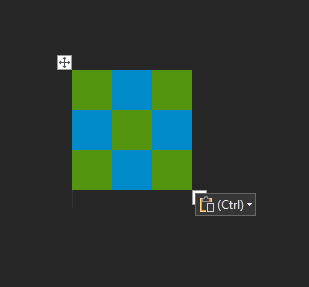
#> input picture Images/excel.png, 309 x 287 px, found by its file name
$ python cube_detector.py
#> lines starting #> are read from the running program, lines starting #| are printed output that depends on the picture; after the words box and inside, x2 and y2 are one past the last pixel; in counts of white or black regions, pixels touching at a corner belong together
#> further down, image is the input picture: shape (287, 309, 3); mean B, G, R 48.9, 56.5, 40.6
import os

import cv2
import numpy as np


def display(img):
    # img = cv2.resize(img, (0, 0), fx=0.25, fy=0.25)
    cv2.imshow("edges", img)
    cv2.waitKey(0)


def histogram_equalize(img):
    b, g, r = cv2.split(img)
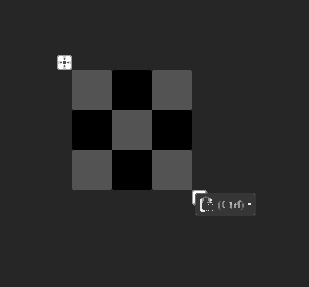
#> r: shape (287, 309); min 0, max 255, mean 40.4
    red = cv2.equalizeHist(r)
    green = cv2.equalizeHist(g)
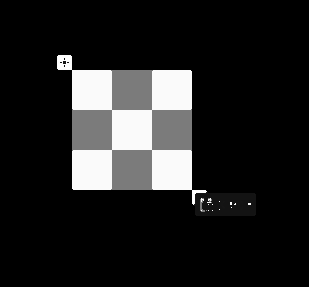
#> green: shape (287, 309); min 0, max 255, mean 32.7
    blue = cv2.equalizeHist(b)
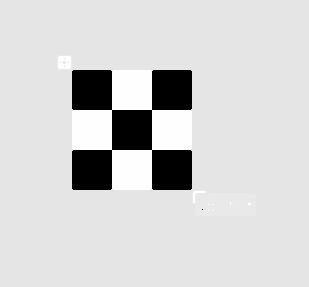
#> blue: shape (287, 309); min 0, max 255, mean 210.3
    return cv2.merge((blue, green, red))


def crop(image, firstPass=False):
    global squares
    img = image.copy()
    image = histogram_equalize(image)
    edges = cv2.Canny(image, 0, 125)
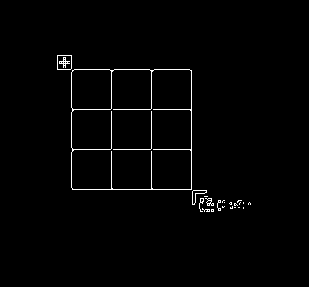
#> edges: shape (287, 309); 1.4% white in thin lines or dots, all inside (x1, y1, x2, y2) = (57, 55, 251, 212)
    # display(edges)
    contours, _ = cv2.findContours(edges.copy(), cv2.RETR_EXTERNAL, cv2.CHAIN_APPROX_SIMPLE)
#> contours = 22 contours, 18 with area under 20; largest, box (x1, y1, x2, y2) and area: (71, 69, 192, 190) 14377, (57, 55, 72, 70) 196, (192, 190, 207, 205) 72, (205, 198, 214, 206) 26
    squares = []
    for contour in contours:
        epsilon = 0.04 * cv2.arcLength(contour, True)

        approx = cv2.approxPolyDP(contour, epsilon, True)

        if len(approx) == 4:
            x, y, w, h = cv2.boundingRect(approx)
            aspect_ratio = float(w) / h

            # Tolerance for aspect ratio to consider as a square
            aspect_ratio_tolerance = 0.1

            if 1 - aspect_ratio_tolerance <= aspect_ratio <= 1 + aspect_ratio_tolerance:
                squares.append(approx)
#> this loop made 22 passes
#> (epsilon, approx, x, y, w, h, aspect_ratio) on passes 1, 11, 21, 22: (0.32, [[211, 209], [211, 211], [213, 211], [213, 209]], 211, 209, 3, 3, 1), (0.193, [[240, 202], [239, 203], [239, 204], [239, 203]], 239, 202, 2, 3, 0.667), (19.24, [[72, 70], [72, 189], [191, 189], [191, 70]], 72, 70, 120, 120, 1), (2.22, [[57, 55], [57, 69], [70, 69], [71, 55]], 57, 55, 15, 15, 1)
#> epsilon on passes 2, 6, 7, 8, 9, 12: 0.956, 0.353, 0.25, 0.386, 0.386, 0.273
#> after the loop, squares = 3 contours, 1 with area under 20; largest, box (x1, y1, x2, y2) and area: (72, 70, 192, 190) 14161, (57, 55, 72, 70) 189
    print(len(squares))
#| 3
    squares = sorted(squares, key=cv2.contourArea, reverse=True)
    cv2.drawContours(image, squares, -1, (0, 255, 0), 3)
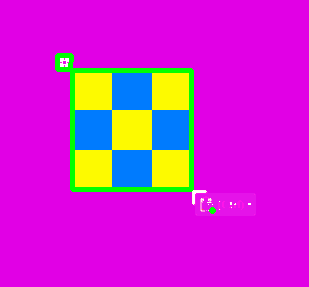
#> image: shape (287, 309, 3); mean of channels 0, 1, 2 205.6, 36.7, 205.6; drawn as B, G, R
    # display(image)

    squares = squares[:1]
#> squares = [[[72, 70], [72, 189], [191, 189], [191, 70]]]
    # print(cv2.minAreaRect(squares[0]))

    # Draw the selected squares
    if len(squares) == 1:
        x1, y1, w1, h1 = cv2.boundingRect(squares[0])
#> x1 = 72; y1 = 70; w1 = 120; h1 = 120
        # Crop the image
        if firstPass:
            cropped_image = img
        # cropped_image = image[y_start - 10:y_end + 10, x_start - 10:x_end + 10]
        else:
            cropped_image = img[y1:y1 + h1, x1:x1 + w1]
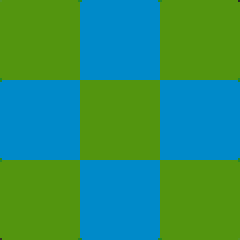
#> cropped_image: shape (120, 120, 3) (shown 2 times larger); mean B, G, R 97.6, 144.1, 46.1

    return cropped_image


image_name = "Images/excel.png"

folder_name = image_name.split(".")[0]
image = cv2.imread(image_name)
# image = cv2.resize(image, (0, 0), fx=0.25, fy=0.25)
og_img = image.copy()
# cv2.imshow("Cropped image", image)

image = cv2.medianBlur(image, 3)

image = crop(image, False)
# display(image)
for row in range(image.shape[0]):
    for col in range(image.shape[1]):
        if image[row][col][0] > image[row][col][1] and image[row][col][0] > image[row][col][2]:
            image[row][col] = [255, 0,0]
        elif image[row][col][1] > image[row][col][0] and image[row][col][1] > image[row][col][2]:
            image[row][col] = [0, 255,0]
        elif image[row][col][2] > image[row][col][0] and image[row][col][2] > image[row][col][1]:
            image[row][col] = [0, 0,255]
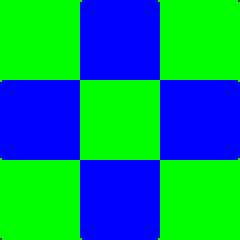
#> image: shape (120, 120, 3) (shown 2 times larger); mean B, G, R 113.2, 141.8, 0

# display(image)
image = cv2.resize(image, (3, 3), interpolation=None)
for row in range(image.shape[0]):
    for col in range(image.shape[1]):
        print(image[row][col])
        if image[row][col][0] > image[row][col][1] and image[row][col][0] > image[row][col][2]:
            image[row][col] = [255, 0,0]
        elif image[row][col][1] > image[row][col][0] and image[row][col][1] > image[row][col][2]:
            image[row][col] = [0, 255,0]
        elif image[row][col][2] > image[row][col][0] and image[row][col][2] > image[row][col][1]:
            image[row][col] = [0, 0,255]
#> this loop made 3 passes
#| [  0 255   0]
#| [255   0   0]
#| [  0 255   0]
#| [255   0   0]
#| [  0 255   0]
#| [255   0   0]
#| [  0 255   0]
#| [255   0   0]
#| [  0 255   0]

path = os.path.join(folder_name, 'Detected.png')
if not os.path.exists(folder_name):
    os.mkdir(folder_name)
# cv2.imshow("og image", og_img)
cv2.imwrite(path, image)
# display(image)
